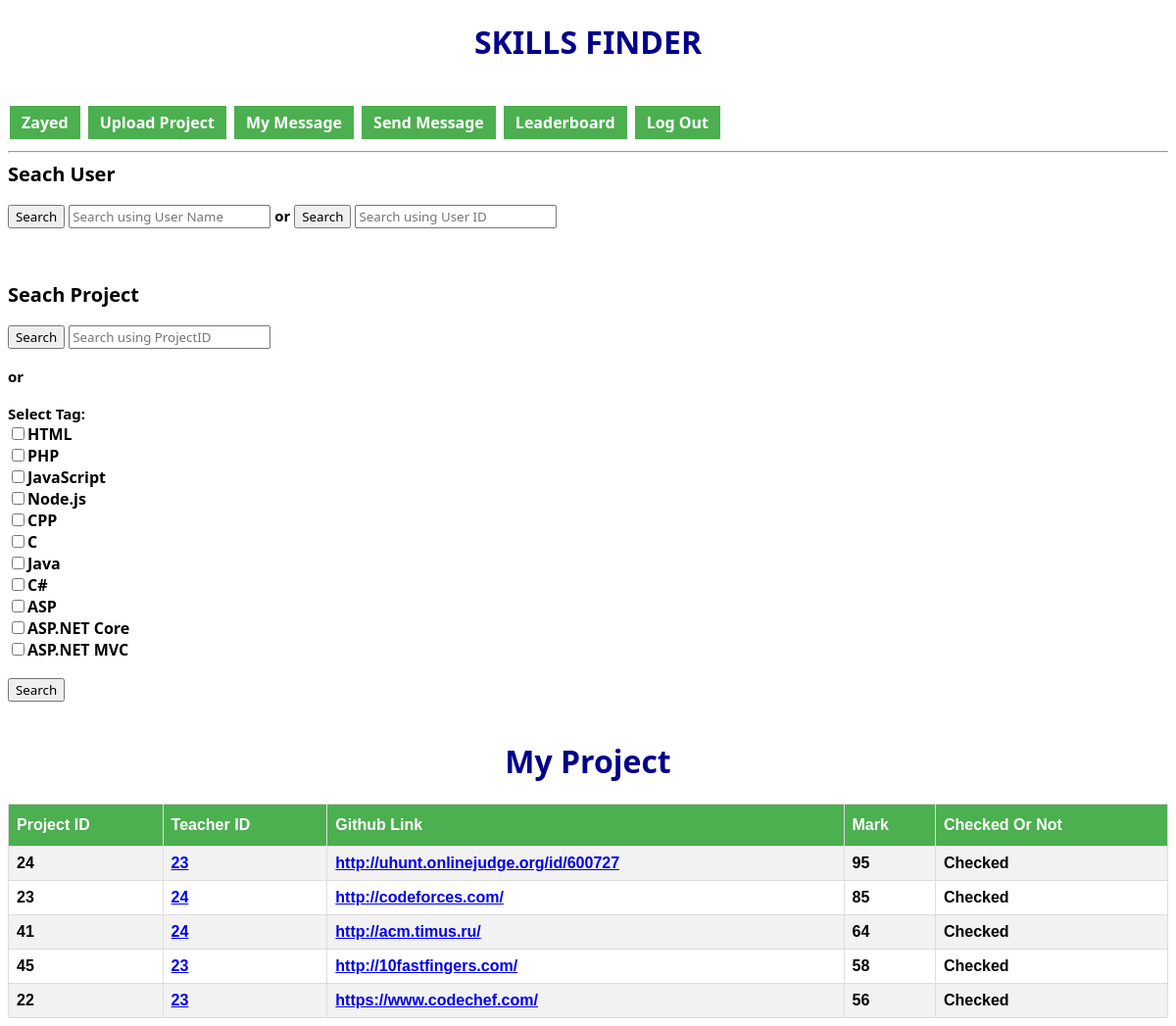
/studentDashboard.php (signed in), run on the app's committed database.
### tables this page shows
CREATE TABLE `tag` (
  `tagID` int(11) NOT NULL,
  `tagName` varchar(50) NOT NULL
);

CREATE TABLE `project` (
  `projectID` int(11) NOT NULL,
  `tagList` varchar(50) NOT NULL,
  `projectDescription` varchar(500) NOT NULL,
  `githubLink` varchar(100) NOT NULL,
  `rating` double NOT NULL,
  `studentID` int(11) NOT NULL,
  `teacherID` int(11) NOT NULL,
  `checkedByTeacher` tinyint(1) NOT NULL DEFAULT '0'
);

### studentDashboard.php (the view, shortened to what this page needs)
<?php
    require 'connect.inc.php';
?>
<!DOCTYPE html>
<html>
    <head>
    </head>
    <body onload="myFunction()"> <!call on loading time>
    <?php
        if(!isset($_SESSION["userType"]) || $_SESSION["userType"] != 1)
        {
            header("location:index.php");
        }
        else
        {
            $getInfo = "showProfile.php?"."userName=".$_SESSION["userName"];
            $getUp = "uploadProject.php";
        }
    ?>
    <h1 style="color:darkblue"> <b> SKILLS FINDER <b> </h1><br>
    <tr>
    <th><a class="button" href=<?php echo $getInfo ?>> <span  id="userName"> Profile Name  will be assign on loading time <span> </a></th> <!forwarding userName to showprofile.php using get method>
    <th><a class="button" href=<?php echo $getUp ?>>Upload Project</a></th> <! going to upload a project >
    </tr>
    <a class="button" href="myMessage.php">My Message</a>
    <a class="button" href="message.php">Send Message</a>
    <a class="button" href="leaderboard.php">Leaderboard</a>
    <a class="button" href="logout.php">Log Out</a>
    <hr>
    <span class="text"> Seach User </span> <br><br>
    <button class="btn" onclick="searchUser()">Search</button>
    <input class="btn" type="text" id="searchUserName" placeholder="Search using User Name">
    <span class="or"> or </span>
    <button class="btn" onclick="searchUserByID()">Search</button>
    <input class="btn" type="text" id="searchUserID" placeholder="Search using User ID"> <br><br><br><br>
    <span class="text"> Seach Project </span> <br><br>
    <button class="btn" onclick="searchProject()">Search</button>
    <input class="btn" type="text" id="projectID" placeholder="Search using ProjectID"> <br><br>
    <span class="or"> or </span>
        <form method = "POST" action="showProjectByTag.php" id="nigga" >
            <br><span class="or"><b>Select Tag:</b></span><br>
            <?php
                $query = "SELECT * FROM `tag`";
                $queryRun = mysqli_query($conn, $query);
                while( $info = mysqli_fetch_assoc($queryRun))
                {
            ?>
            <input type="checkbox" name="tagList[]" value="<?php echo $info["tagName"]?>"><label class="btn"><?php echo $info["tagName"]?></label><br/>
            <?php
                }
            ?>
            <br>
            <input class="btn" type="submit" name="submit" value="Search" >
        </form>
    <br>
    <center><h1 style="color:darkblue"> <b> My Project <b> </h1></center>
    <?php
        $studentID = $_SESSION["userID"];
        $query = "SELECT * FROM project WHERE studentID = '$studentID' ORDER BY `project`.`rating` DESC";
        $queryRun = mysqli_query($conn, $query);
        ?>
    <table id="projectTable">
        <tr>
            <th>Project ID</th>
            <th>Teacher ID</th>
            <th>Github Link</th>
            <th>Mark</th>
            <th>Checked Or Not</th>
        </tr>
        <?php
        while($info = mysqli_fetch_assoc($queryRun))
        {
            $visitTeacherProfile = "showProfileByID.php?userID=".$info['teacherID'];
        ?>
            <tr>
                <td> <?php echo $info['projectID'] ?> </td>
                <td> <a href=<?php echo $visitTeacherProfile ?> target="_blank" > <?php echo $info['teacherID'] ?> </a>  </td>
                <td> <a href=<?php echo $info['githubLink'] ?> target="_black"> <?php echo $info['githubLink'] ?> </a> </td>
                <td> <?php echo $info['rating'] ?> </td>
        <?php
            if($info['checkedByTeacher'] == 1)
            {
        ?>
                <td> <?php echo "Checked" ?> </td>
        <?php
            }
        ?>
            </tr>
        <?php
        }
    ?>
    </table>
    </body>
</html>

### studentDashboard.php (style rules this page uses)
.button { background-color: #4CAF50; border: none; color: white; padding: 6px 12px; text-align: center; text-decoration: none; display: inline-block; font-size: 16px; margin: 4px 2px; cursor: pointer; font-family: "Segoe UI"; }
#projectTable { font-family: "Trebuchet MS", Arial, Helvetica, sans-serif; border-collapse: collapse; width: 100%; }
#projectTable td, #projectTable th { border: 1px solid #ddd; padding: 8px; }
#projectTable tr:nth-child(even) { background-color: #f2f2f2; }
#projectTable th { padding-top: 12px; padding-bottom: 12px; text-align: left; background-color: #4CAF50; color: white; }
h1 { text-align: center; font-family: "Segoe UI"; }
.text { font-size: 20px; font-family: "Segoe UI"; }
.btn { font-family: "Segoe UI"; }
.or { font-size: 15px; font-family: "Segoe UI"; }

### data on the page
tag: tagName "HTML"
tag: tagName "PHP"
tag: tagName "JavaScript"
tag: tagName "Node.js"
tag: tagName "CPP"
tag: tagName "C"
tag: tagName "Java"
tag: tagName "C#"
tag: tagName "ASP"
tag: tagName "ASP.NET Core"
tag: tagName "ASP.NET MVC"
project: projectID "24", teacherID "23", githubLink "http://uhunt.onlinejudge.org/id/600727", rating "95", checkedByTeacher "Checked"
project: projectID "23", teacherID "24", githubLink "http://codeforces.com/", rating "85", checkedByTeacher "Checked"
project: projectID "41", teacherID "24", githubLink "http://acm.timus.ru/", rating "64", checkedByTeacher "Checked"
project: projectID "45", teacherID "23", githubLink "http://10fastfingers.com/", rating "58", checkedByTeacher "Checked"
project: projectID "22", teacherID "23", githubLink "https://www.codechef.com/", rating "56", checkedByTeacher "Checked"
